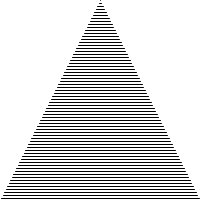
Frame 1 (no input)
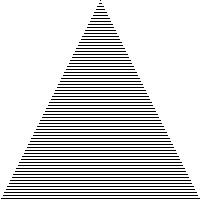
Frame 60 (the mouse pressed at the canvas centre just before this capture)
Frame 120 (the mouse held since frame 60 and released just before this capture): identical to frame 60, image omitted

The Processing sketch that drew these frames (run headless with seeded random() and noise(); from frame 60 on, the mouse is pressed at the canvas centre):

// Processing sketch: processing_15067
// ── processing_15067.pde

void setup(){
  size(200,200);
  background(255); 
}

void draw(){
 for(int a=0; a<200; a=a+3){
  line(100-a/2,a,100+a/2,a);}
}
    
                
